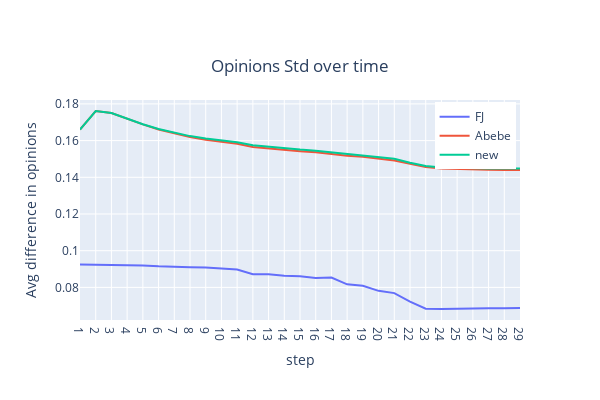

The notebook cell saved with this chart:
### Code cell
import plotly.graph_objects as go
mode = ['FJ', 'Abebe', 'new']
fig = go.Figure()
_, test_graph, init_date, df = create_graph()
for i in mode:
    graph = test_graph.copy()
    test = ExperimentClass(graph, i, df, init_date)
    test.run_model(30)
    avgdiff_per_iter = test.get_avgdiff_per_iter()
    print(avgdiff_per_iter)
    opinions_std_per_iter = test.get_opinions_std_per_iter()
    print(opinions_std_per_iter)
    test.plot()
    fig.add_trace(go.Scatter(x=np.arange(1, len(avgdiff_per_iter)+1), y=opinions_std_per_iter, mode='lines', name=f'{i}'))
fig.update_layout(title=f'Opinions Std over time', 
                  xaxis_title='step', yaxis_title='Avg difference in opinions',
                  title_x=0.5, title_y=0.85,
                  legend=dict(
                    yanchor="top",
                    y=0.99,
                    xanchor="right",
                    x=0.99
                  ),
                  width=600, height=400)
# update x ticks to every 1
fig.update_xaxes(dtick=1)
fig.update_layout
fig.show()

# # Save the figure with a high resolution (dpi=300)
pio.write_image(fig, 'avg_diff.jpeg', width=600, height=400, scale=10)

### Figure 1 — Plotly figure (JSON) as saved in the notebook; plotly's stock layout.template omitted (floating-point values rounded to 4 significant figures)
{"data": [{"mode": "lines", "name": "FJ", "type": "scatter", "x": [1, 2, 3, 4, 5, 6, 7, 8, 9, 10, 11, 12, 13, 14, 15, 16, 17, 18, 19, 20, 21, 22, 23, 24, 25, 26, 27, 28, 29], "y": [0.09249, 0.09243, 0.09215, 0.09191, 0.09194, 0.09147, 0.09142, 0.09099, 0.0908, 0.09042, 0.08976, 0.08719, 0.08714, 0.08629, 0.08612, 0.08514, 0.0854, 0.08166, 0.08094, 0.07811, 0.07687, 0.07228, 0.06837, 0.06823, 0.06843, 0.06845, 0.06862, 0.06865, 0.06871]}, {"mode": "lines", "name": "Abebe", "type": "scatter", "x": [1, 2, 3, 4, 5, 6, 7, 8, 9, 10, 11, 12, 13, 14, 15, 16, 17, 18, 19, 20, 21, 22, 23, 24, 25, 26, 27, 28, 29], "y": [0.166, 0.1761, 0.175, 0.1718, 0.1688, 0.1661, 0.1639, 0.162, 0.1605, 0.1593, 0.1583, 0.1566, 0.1557, 0.155, 0.1542, 0.1536, 0.1526, 0.1517, 0.1512, 0.1502, 0.1491, 0.1474, 0.1456, 0.1448, 0.1445, 0.1442, 0.1441, 0.144, 0.144]}, {"mode": "lines", "name": "new", "type": "scatter", "x": [1, 2, 3, 4, 5, 6, 7, 8, 9, 10, 11, 12, 13, 14, 15, 16, 17, 18, 19, 20, 21, 22, 23, 24, 25, 26, 27, 28, 29], "y": [0.166, 0.1761, 0.1751, 0.1718, 0.1689, 0.1663, 0.1642, 0.1624, 0.1611, 0.16, 0.1591, 0.1575, 0.1566, 0.1559, 0.1551, 0.1545, 0.1536, 0.1528, 0.1522, 0.1513, 0.1501, 0.148, 0.1461, 0.1453, 0.145, 0.1449, 0.1448, 0.1448, 0.1448]}], "layout": {"height": 400, "legend": {"x": 0.99, "xanchor": "right", "y": 0.99, "yanchor": "top"}, "title": {"text": "Opinions Std over time", "x": 0.5, "y": 0.85}, "width": 600, "xaxis": {"autorange": true, "dtick": 1, "range": [1, 29], "title": {"text": "step"}, "type": "linear"}, "yaxis": {"autorange": true, "range": [0.06223, 0.1821], "title": {"text": "Avg difference in opinions"}, "type": "linear"}}}
